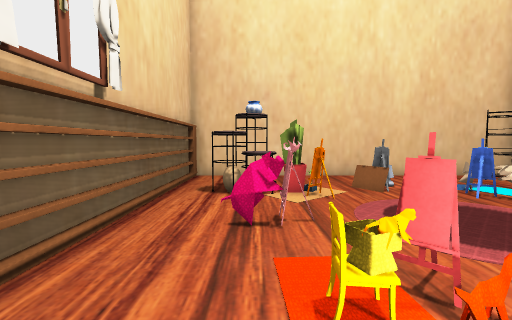
view 1 (above)

12 first-person views from a walk through a Unity game level. The camera is 1.4 m above the floor, tilts 4° down and sees 90° across. The floor is counted in squares, 1 m on a side. Each view is taken from the middle of a square. On the plan, view 1 faces up. The plan holds only what a view shows up to about 13 squares ahead; the rest is blank. The place goes on beyond the plan. The player is left out. Some animated figures are not drawn. Some surface patterns are stand-ins.

view 2
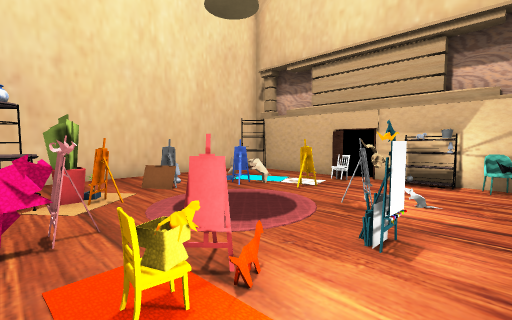

view 3
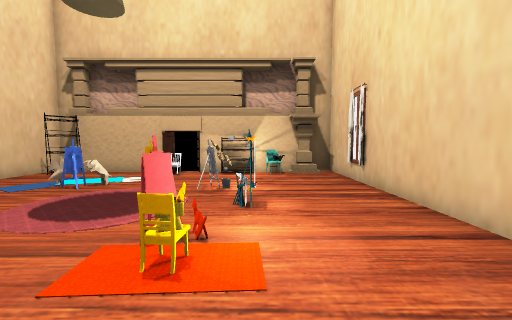

view 4
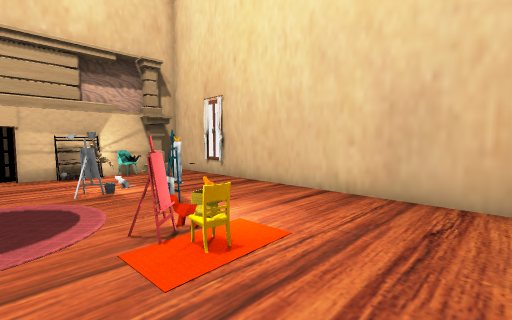

view 5
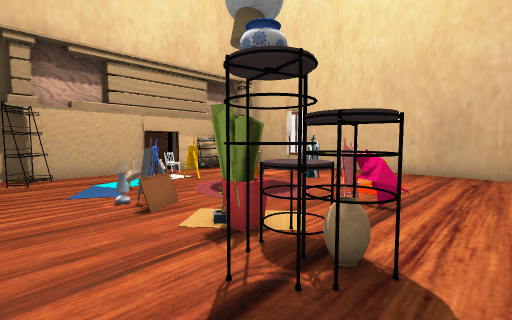

view 6
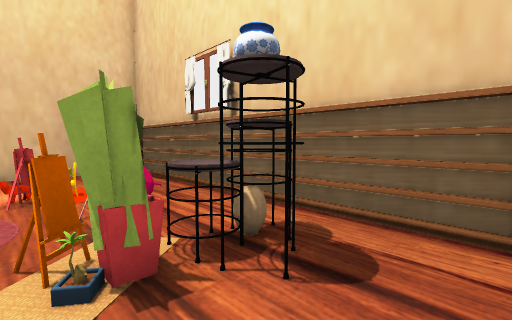

view 7
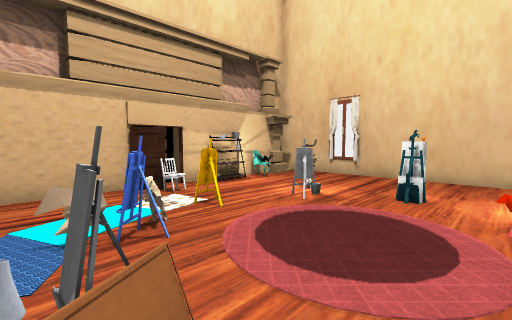

view 8
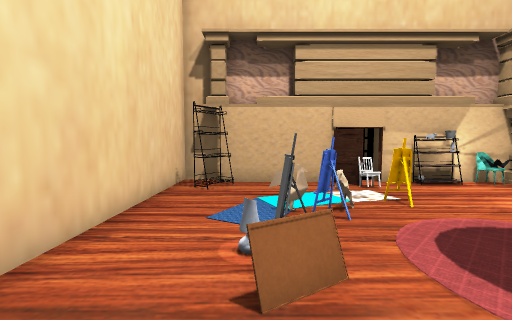

view 9
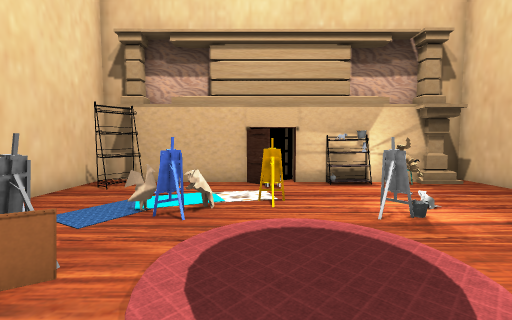

view 10
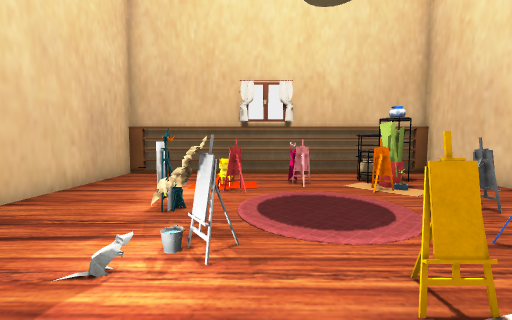

view 11
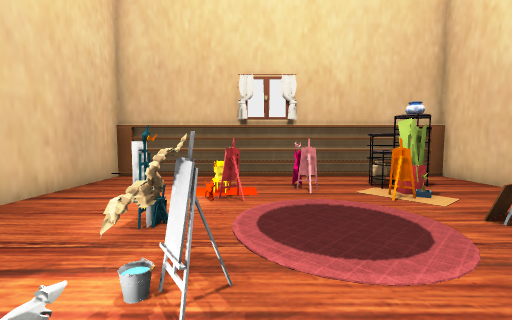

view 12
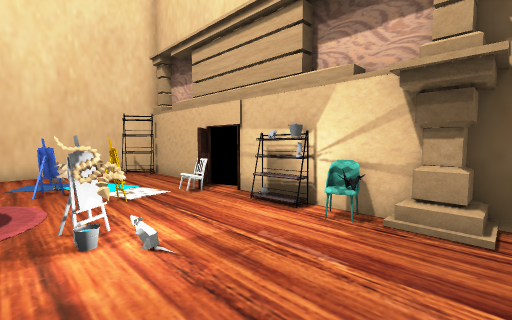

### Floor plan
Points are (right, up) in squares from view 1. A wall is a line through its corners. A room is listed if a view was taken in it or the views show most of it. See-through windows are left out.
Room 1 (views 1, 2, 3, 4, 5, 6, 7, 8, 9, 10, 11, 12)
walls: (0.3, 4.2) (-0.3, 4.3); (0.3, 4.2) (-0.1, 4.2); (0, 4.4) (0.4, 4.3) (0.1, 4.1); (10, 5.4) (10, 9.4); (10, 2.4) (10, 3.6); (6.7, -2.8) (7.8, -2.5); (10.7, 9.5) (10.7, 10.7) (-2.5, 10.7) (-2.5, -2.7) (10.7, -2.7) (10.7, -1.5); (-2.7, 10.2) (-2.7, -2.1)
low walls: (3.7, 7.1) (3.1, 8) (3.7, 7.1); (6.6, 6) (6, 6.2); (0.1, 4.1) (-0.4, 4.3) (0, 4.4)
ways out: gap at (11, 4)
objects: other object (-1, 7); lamp (0, 2); flowerpot (0, 7); chair (1, 3); other object (1, 4); other object (2, 2); other object (2, 7); plant (3, 7); other object (4, 1); other object (4, 8); cone (5, 2); lamp (5, 8); other object (6, 2); other object (6, 7); other object (7, 5); other object (9, 0); chair (9, 4); other object (9, 9) to (9, 10); other object (10, -1); chair (10, 0); bucket (10, 1); other object (10, 2)

Positions as (right, up) in squares from view 1, and headings:
1: (0, 0), facing up
2: (0, 0), facing up-right
3: (-2, 1), facing right
4: (-2, 4), facing down-right
5: (-2, 10), facing down-right
6: (2, 10), facing down-left
7: (2, 8), facing down-right
8: (1, 8), facing right
9: (1, 5), facing right
10: (9, 3), facing left
11: (8, 3), facing left
12: (5, -2), facing up-right
